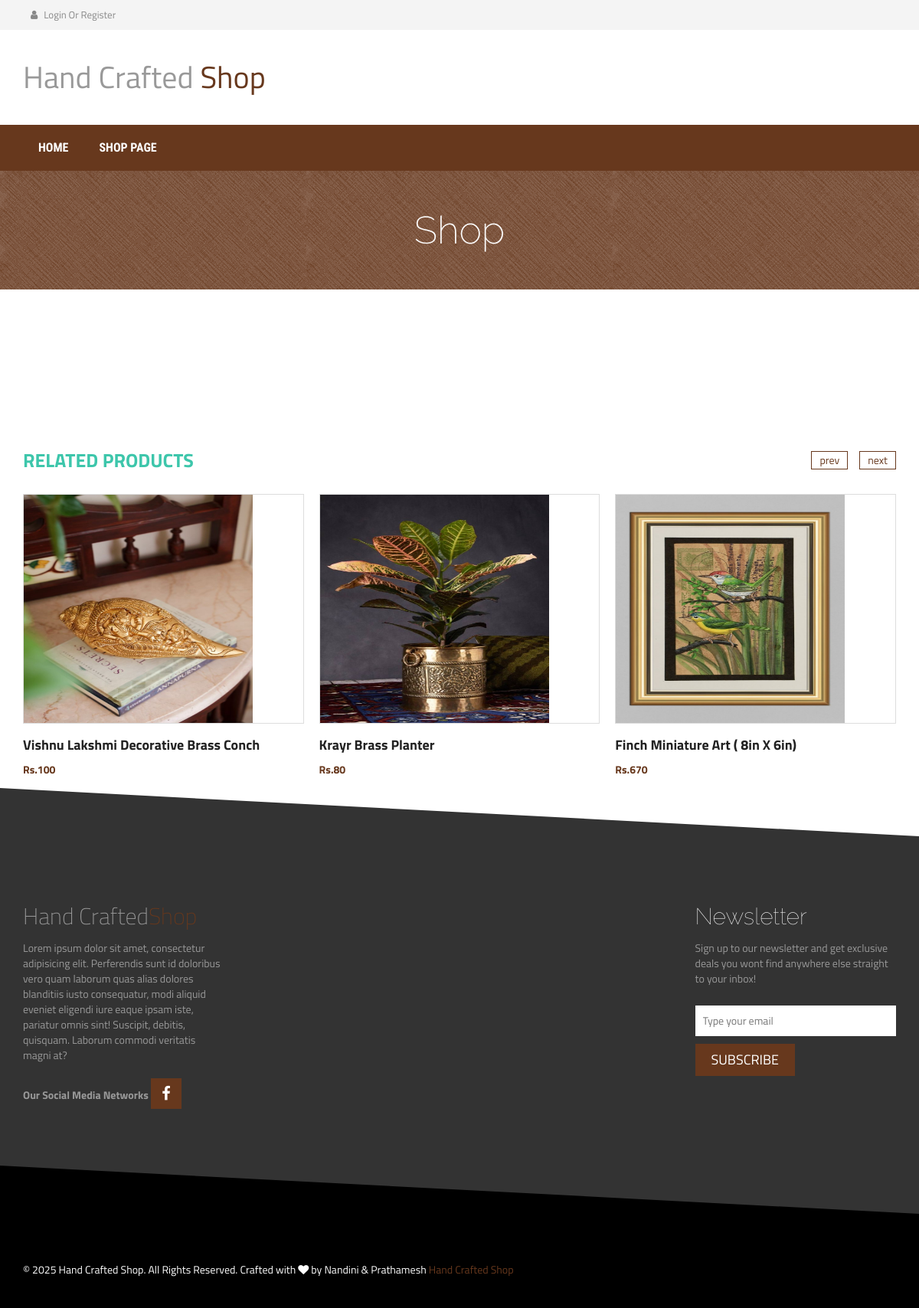
Page /index.php/single on the committed database.
### tables this page shows
CREATE TABLE `products` (
  `p_id` int(11) NOT NULL,
  `product_name` varchar(100) NOT NULL,
  `product_category` varchar(100) NOT NULL,
  `product_price` varchar(100) NOT NULL,
  `product_des` varchar(1000) NOT NULL,
  `file_name` varchar(100) NOT NULL,
  `file_path` varchar(100) NOT NULL,
  `file_ext` varchar(100) NOT NULL
);

### application/controllers/Single.php (called while the page is built)
<?php
class Single extends CI_Controller
{
    function index(){
        $id = $_GET['id'];
        $query = $this->Single_model->getPro($id);
        $data['product'] = $query->result();
        $query = $this->Single_model->rel_pro();
        $data['relpro'] = $query->result();
        $this->load->view('single-product',$data);
    }
}

### index.php (called while the page is built, shortened)
<?php
require_once BASEPATH.'core/CodeIgniter.php';

### application/models/Single_model.php (called while the page is built, shortened)
<?php
class Single_model extends CI_Model
{
    function rel_pro(){
        $query = $this->db->get('products');
        return $query;
    }
}

### application/views/single-product.php (the view, shortened to what this page needs)
<!DOCTYPE html>
<html lang="en">
<head>
    <link rel="stylesheet" href="https://maxcdn.bootstrapcdn.com/bootstrap/3.2.0/css/bootstrap.min.css">
    <link rel="stylesheet" href="https://maxcdn.bootstrapcdn.com/font-awesome/4.3.0/css/font-awesome.min.css">
    <link rel="stylesheet" href="<?php echo base_url() ?>assets/css/owl.carousel.css">
    <link rel="stylesheet" href="<?php echo base_url() ?>assets/style.css">
    <link rel="stylesheet" href="<?php echo base_url() ?>assets/css/responsive.css">
</head>
<body>
<?php
include "include/head.php";
?>
<div class="product-big-title-area">
    <div class="container">
        <div class="row">
            <div class="col-md-12">
                <div class="product-bit-title text-center">
                    <h2>Shop</h2>
                </div>
            </div>
        </div>
    </div>
</div>
<div class="single-product-area">
    <div class="zigzag-bottom"></div>
    <div class="container">
        <div class="row">
            <div class="col-md-12">
                <div class="product-content-right">
                    <br/><br/><br/><br/><br/>
                    <div class="related-products-wrapper">
                        <h2 class="related-products-title">Related Products</h2>
                        <div class="related-products-carousel">
                            <?php
                            if(isset($relpro)){
                                foreach($relpro as $row ){
                                    ?>
                            <div class="single-product">
                            <div class="product-f-image">
                                <img style="height: 300px; width: 300px" src="<?php echo base_url() ?>uploads/<?php echo $row->file_name ?>" alt="">
                                <div class="product-hover">
                                </div>
                            </div>
                            <h2><a href=""><?php echo $row->product_name ?></a></h2>
                            <div class="product-carousel-price">
                                <ins>Rs.<?php echo $row->product_price ?></ins>
                            </div>
                        </div>
                                    <?php
                                }
                            }
                            ?>
                        </div>
                    </div>
                </div>
            </div>
        </div>
    </div>
</div>
<?php
include "include/footer.php";
?>
</body>
</html>

### assets/style.css (style rules this page uses)
img { max-width: 100%; height: auto; }
h1, h2, h3, h4, h5, h6 { font-weight: 700; margin: 0 0 15px; }
body { font-family: 'Titillium Web', sans-serif; }
.slider-area, .promo-area, .brands-area, .maincontent-area, .footer-top-area, .product-widget-area, .product-breadcroumb-area, .single-product-area { position: relative;overflow: hidden }
.zigzag-bottom { background: none repeat scroll 0 0 #67381d; bottom: -80px; height: 165px; left: -5%; position: absolute; transform: rotate(3deg); width: 108%; z-index: 9; }
.product-f-image { position: relative; }
.product-hover { height: 100%; left: 0; position: absolute; top: 0; width: 100%;overflow: hidden;border: 1px solid #ddd; }
.product-hover:after { background: none repeat scroll 0 0 #000; content: ""; height: 100%; left: -100%; opacity: 0.6; position: absolute; top: 0; width: 100%;transition: .4s; }
.product-carousel-price ins { color: #67381d; font-weight: 700; margin-right: 5px; text-decoration: none; }
.single-product h2 { font-size: 18px; line-height: 25px; margin-bottom: 10px; margin-top: 15px; }
.single-product h2 a { color: #222; }
.single-product { overflow: hidden; }
a { color: #67381d }
.product-big-title-area { background: url(img/crossword.png) repeat scroll 0 0 #67381d }
.product-bit-title h2 { font-family: raleway; font-size: 50px; font-weight: 200; margin: 0; padding: 50px 0;color: #fff; }
.single-product-area .zigzag-bottom { background-color: #333333 }
.single-product-area { padding: 80px 0 130px; }
.related-products-wrapper { margin-top: 30px; }
.related-products-title { color: #3dc6ab; font-size: 25px; margin-bottom: 30px; text-transform: uppercase; }

### rows in the picture
products: file_name (picture), product_name "Vishnu Lakshmi Decorative Brass Conch", product_price "100"
products: file_name (picture), product_name "Krayr Brass Planter", product_price "80"
products: file_name (picture), product_name "Finch Miniature Art ( 8in X 6in)", product_price "670"
